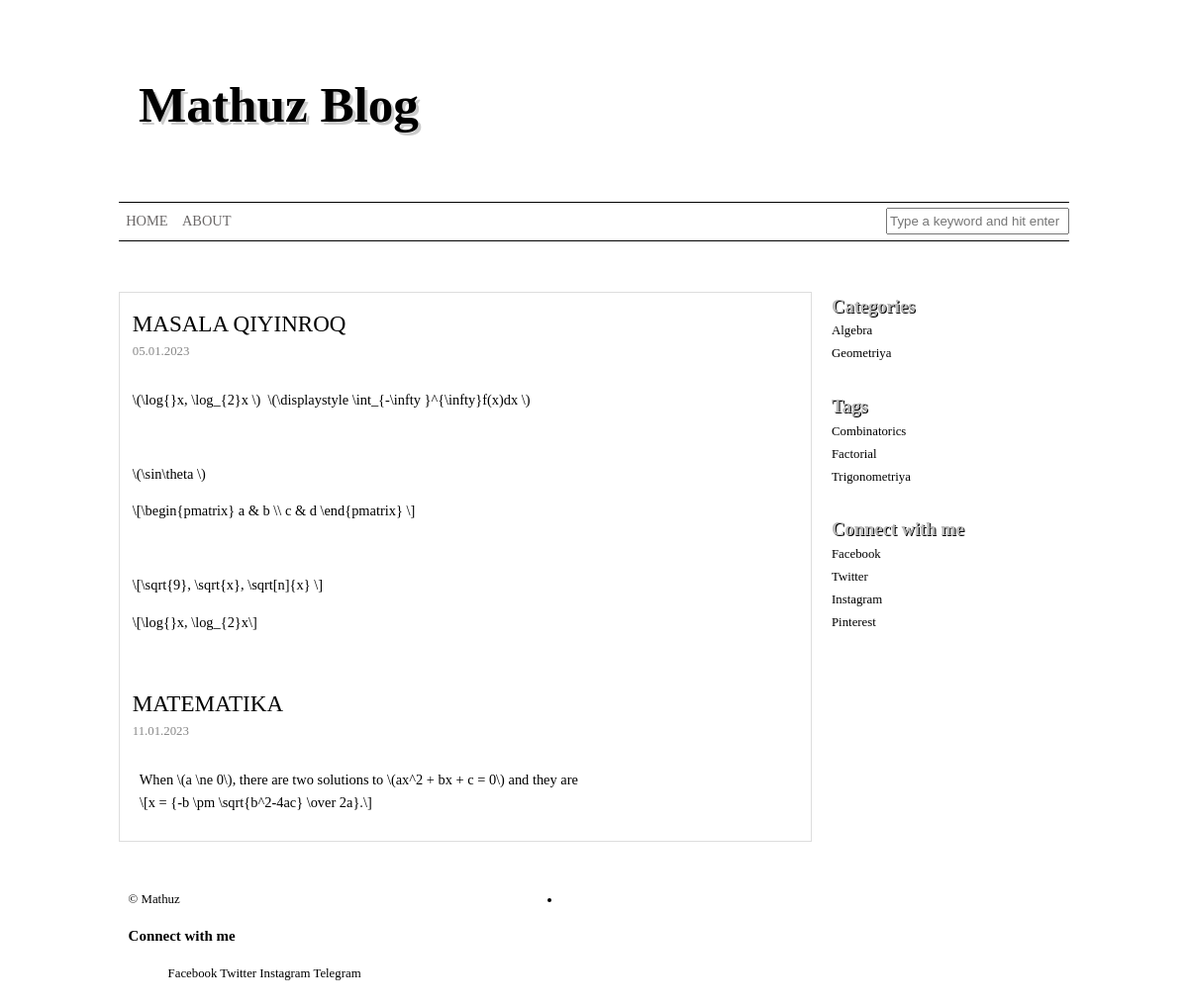
Screenshot of /?category=Algebra with the database file from the repository.
### blogs/models.py (models this page shows, shortened)
class Post(models.Model):
    category = models.ForeignKey(Category, on_delete=models.CASCADE, null=True, blank=True)
    title = models.CharField(max_length=121)
    content = models.TextField()
    tag = models.ManyToManyField(Tag, )
    created_at = models.DateTimeField(auto_now_add=True)

class Category(models.Model):
    title = models.CharField(max_length=121)
    class Meta:
        verbose_name = "Category"
        verbose_name_plural = "Categories"
        ordering = ['id']

class Tag(models.Model):
    title = models.CharField(max_length=121)

### blogs/views.py (the view)
# urls.py: path('', post_list, name='post-list'),
def post_list(request):
    posts = Post.objects.all()
    categories = Category.objects.all()
    tags = Tag.objects.all()
    category = request.GET.get('category')
    if category:
        posts = Post.objects.filter(category__title__exact=category)
    tag = request.GET.get('tag')
    if tag:
        posts = Post.objects.filter(tag__title__exact=tag)
    q = request.GET.get('q')
    if q:
        posts = Post.objects.filter(Q(title__icontains=q) |
                                    Q(content__icontains=q)
                                    )
    context = {
        'posts': posts,
        'categories': categories,
        'tags': tags,
        'q': q,
    }
    return render(request, 'main.html', context)

### templates/main.html (shortened to what this page needs)
<!DOCTYPE html>
{% load static %}
{% load mathjax %}
<html lang="en">
<head>
    <link rel="stylesheet" href="{% static 'main.css' %}">
</head>
<body>
    <div id="wrapper">
        <header>
            <hgroup>
                <h1 class="site-title"><a href="/">Mathuz Blog</a></h1>
            </hgroup>
        </header>
        <nav>
            <ul class="main-nav">
                <li><a href="/">Home</a></li>
                <li><a href="{% url 'about-me' %}">About</a></li>
                <form action="{% url 'post-list' %}" method="get" class="search-form" style="text-align: right;">
                    <div class="form-group">
                        <input type="text" name="q" style="right: auto; margin-top: 5px; margin-bottom: 3px;"
                            class="form-control" id="s" placeholder="Type a keyword and hit enter">
                    </div>
                </form>
            </ul>
        </nav>
        <section class="content">
            <article class="post">
                {% for post in posts %}
                <h1 class="post-title"><a href="{% url 'post-detail' post.id %}">{{ post.title }}</a></h1>
                <div class="entry post-meta">
                    <span class="post-date">{{ post.created_at|date:'d.m.Y' }}</span>
                </div>
                <div class="entry post-content">
                    <p>
                        {{ post.content|truncatewords_html:40|safe }}
                    </p>
                </div>
                {% endfor %}
            </article>
        </section>
        <aside class="sidebar">
            <ul class="widget-sidebar">
                <li class="widget widget_categories">
                    <h3 class="widget-title">Categories</h3>
                    <ul>
                        {% for i in categories %}
                        <li><a href="{% url 'post-list' %}?category={{ i.title }}">{{ i.title }}</a></li>
                        {% endfor %}
                    </ul>
                </li>
                <li class="widget widget_categories">
                    <h3 class="widget-title">Tags</h3>
                    <ul>
                        {% for i in tags %}
                        <li><a href="{% url 'post-list' %}?tag={{ i.title }}">{{ i.title }}</a></li>
                        {% endfor %}
                    </ul>
                </li>
                <li class="widget widget_categories">
                    <h3 class="widget-title">Connect with me</h3>
                    <ul>
                        <li><a href="#">Facebook</a></li>
                        <li><a href="#">Twitter</a></li>
                        <li><a href="#">Instagram</a></li>
                        <li><a href="#">Pinterest</a></li>
                    </ul>
                </li>
            </ul>
        </aside>
        <footer>
            <div class="footer-left">&copy; Mathuz </div>
            <li class="widget widget_categories">
                <h3 class="widget-title">Connect with me</h3>
                <ol>
                    <a href="#">Facebook</a>
                    <a href="#">Twitter</a>
                    <a href="#">Instagram</a>
                    <a href="#">Telegram</a>
                </ol>
            </li>
        </footer>
    </div>
</body>
</html>

### static/main.css (style rules this page uses)
*, html { line-height: 1.6em; }
.sidebar a, article a, header a, footer a { color: #000;text-decoration:none; }
header a { text-decoration: none; text-align:center;color#000;text-shadow: 3px 3px #ccc; }
#wrapper { font-size: 0.8em; max-width: 960px; margin: 0 auto; }
header { padding: 1em 0; margin: 0px auto; float: left; max-width: 95%; }
header hgroup { width: 100%; font-weight:normal; color:#000; font-family:"Pacifico",tahoma,serif; text-align:center; font-size:2em; padding:10px; }
nav { display: block; margin: 0 0 4em; padding: 0px; float: left; width: 100%; background-color: #fff; color:#000; border-top: thin solid !important; border-bottom: thin solid; }
nav ul { padding: 0; list-style: none; position: relative; display: inline-table; z-index: 9999; margin: 0px; float: left; width: 100%; }
nav ul:after { content: ""; clear: both; display: block; }
nav ul li { float: left; }
nav ul li a { display: block; padding: 0.5em; font-size: 1.125em; color: #6B6868; text-decoration: none; margin: 0px; background-color: #fff; text-transform:uppercase; font-family:tahoma,serif; }
nav ul li:last-of-type a { border-right: none; }
section.content { width: 70%; float:left; }
.content article { width:100%; float:left; padding:1em; margin: 0 0 1em; border: 1px solid #ddd; }
article .entry { clear:both; padding: 0 0 1em; }
h1.post-title { font-family:'pacifico'; font-size: 1.8em; margin:0; padding:0;text-decoration: none;font-weight: normal;text-transform: uppercase; }
.entry.post-meta { color: #888; }
.entry.post-meta span { padding: 0 1em 0 0; }
.entry.post-content { font-size: 1.125em; margin:0; padding:0; }
aside.sidebar { width: 25%; float:right; }
aside.sidebar ul { width:100%; margin: 0px; padding: 0px; float: left; list-style: none; }
aside.sidebar ul li { width:100%; margin: 0px 0px 2em; padding: 0px; float: left; list-style: none; }
aside.sidebar ul li ul li { margin: 0px 0px 0.2em; padding: 0px; }
aside.sidebar ul li h3.widget-title { width:100%; margin: 0px; padding: 0px; float: left; font-size: 1.45em; color:#BBBBBB; font-family:pacifico,tahoma,serif; text-shadow: 1px 1px #000; }
aside.sidebar a { text-decoration:none; }
footer { width: 98%; float:left; padding: 1%; background-color: white; margin-top: 2em; }
footer .footer-left { width: 45%; float:left; text-align:left; }

### rows the page displays
Post: title "MASALA QIYINROQ", created_at "05.01.2023", content "\\(\\log{}x, \\log_{2}x \\) \\(\\displaystyle \\int_{-\\infty }^{\\infty}f(x)dx \\) \\(\\sin\\theta \\) \\[\\begin{pmatrix} a & b \\\\ c & d \\end{pmatrix} \\] \\[\\sqrt{9}, \\sqrt{x}, \\sqrt[n]{x} \\] \\[\\log{}x, \\log_{2}x\\]"
Post: title "MATEMATIKA", created_at "11.01.2023", content "When \\(a \\ne 0\\), there are two solutions to \\(ax^2 + bx + c = 0\\) and they are \\[x = {-b \\pm \\sqrt{b^2-4ac} \\over 2a}.\\]"
Category: title "Algebra"
Category: title "Geometriya"
Tag: title "Combinatorics"
Tag: title "Factorial"
Tag: title "Trigonometriya"
